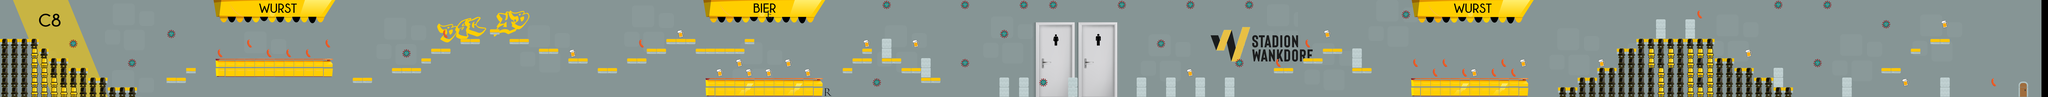

Rendered tile map (Tiled .tmx) drawn with the repository's tilesets; below, a short description and the map source with its tile grids summarised:
An orthogonal 209x10 tile map with 72x72 px tiles, 2 tile layers (Tile Layer 1, Collectables), 1 image layer.

<map version="1.4" tiledversion="1.4.2" orientation="orthogonal" renderorder="right-down" width="209" height="10" tilewidth="72" tileheight="72" infinite="0" nextlayerid="4" nextobjectid="1">
 <editorsettings>
  <export target="." format="json" />
 </editorsettings>
 <tileset firstgid="1" source="tiles_spritesheet.tsx" />
 <imagelayer id="2" name="Image Layer 1">
  <image source="sky.png" width="15000" height="720" />
 </imagelayer>
 <layer id="1" name="Tile Layer 1" width="209" height="10">
  <data>[2090 cells, 302 non-empty, 20 distinct tile ids]</data>
 </layer>
 <layer id="3" name="Collectables" width="209" height="10">
  <data>[2090 cells, 61 non-empty, 5 distinct tile ids]</data>
 </layer>
</map>